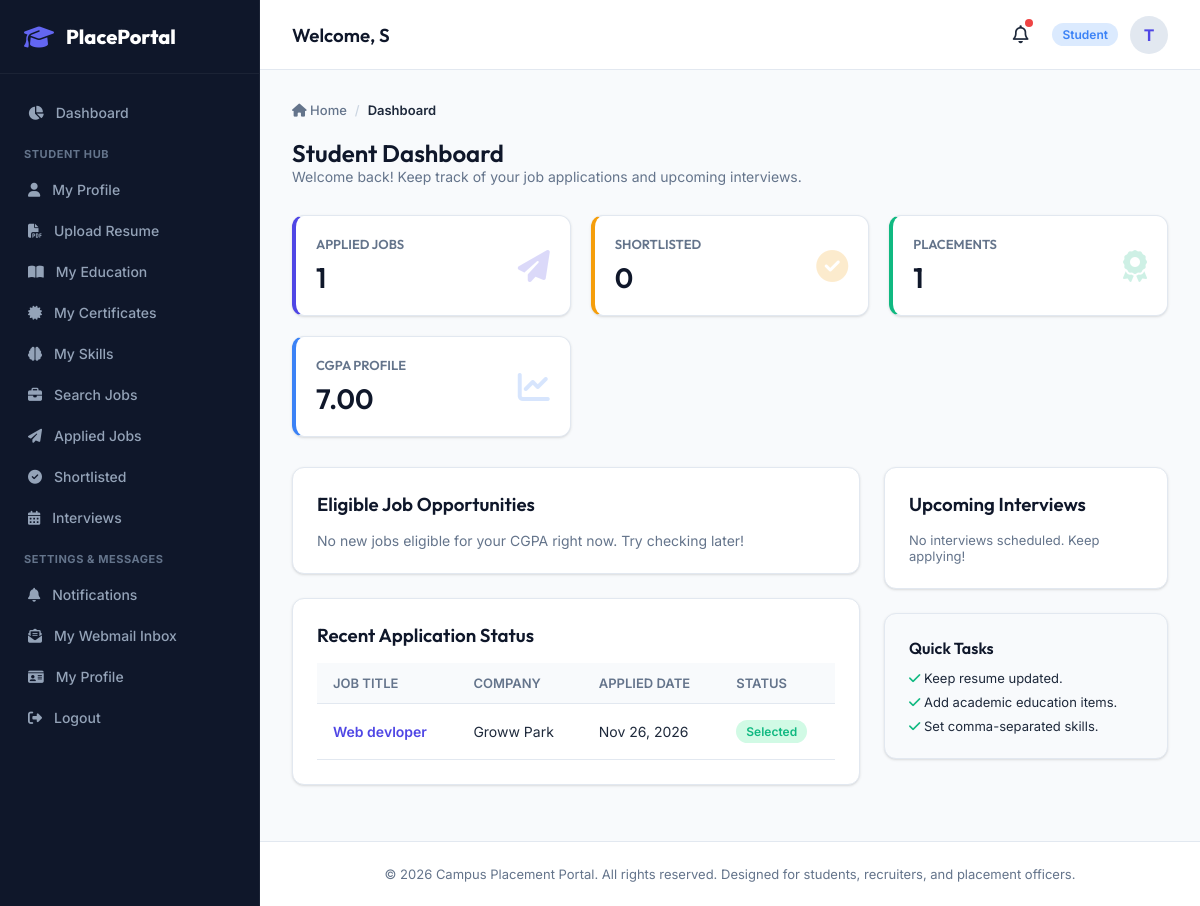
Page /dashboard/ (signed in) on the earlier database version.
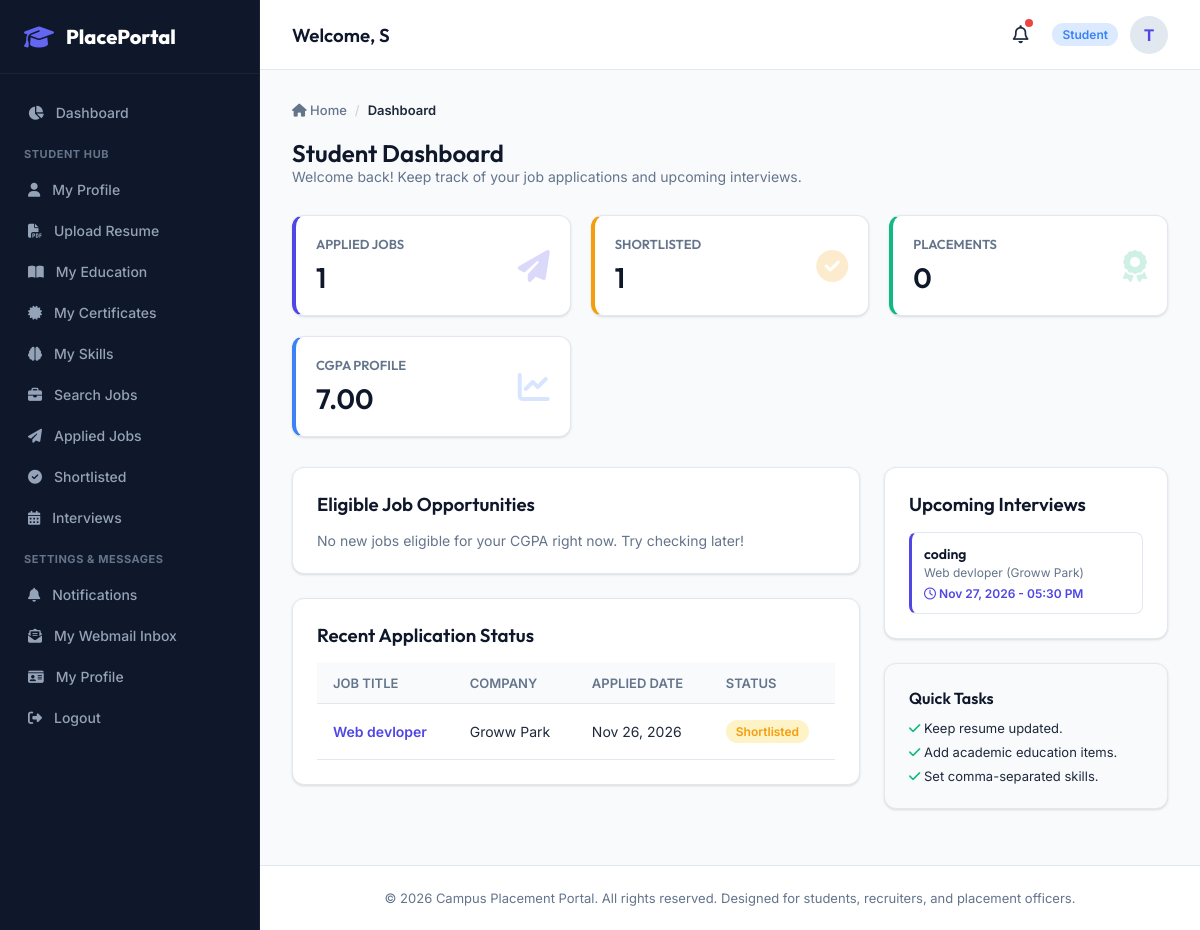
Same page on the later database version.
### apps/applications/models.py (models this page shows, shortened)
class Application(models.Model):
    STATUS_CHOICES = (
        ('applied', 'Applied'),
        ('shortlisted', 'Shortlisted'),
        ('rejected', 'Rejected'),
        ('selected', 'Selected'),
    )
    job = models.ForeignKey(Job, on_delete=models.CASCADE, related_name='applications')
    student = models.ForeignKey(StudentProfile, on_delete=models.CASCADE, related_name='applications')
    applied_at = models.DateTimeField(auto_now_add=True)
    resume = models.FileField(upload_to='application_resumes/', blank=True, null=True)
    status = models.CharField(max_length=20, choices=STATUS_CHOICES, default='applied')
    cover_letter = models.TextField(blank=True)
    feedback = models.TextField(blank=True, help_text="Feedback from the recruiter")
    class Meta:
        unique_together = ('job', 'student')

### apps/jobs/models.py (models this page shows, shortened)
class Job(models.Model):
    JOB_TYPE_CHOICES = (
        ('full_time', 'Full-time'),
        ('internship', 'Internship'),
        ('part_time', 'Part-time'),
    )
    company = models.ForeignKey(CompanyProfile, on_delete=models.CASCADE, related_name='jobs')
    title = models.CharField(max_length=200)
    description = models.TextField()
    requirements = models.TextField(blank=True, help_text="Additional job requirements")
    skills_required = models.TextField(blank=True, help_text="Comma-separated list of required skills")
    location = models.CharField(max_length=150)
    job_type = models.CharField(max_length=20, choices=JOB_TYPE_CHOICES, default='full_time')
    salary_package = models.CharField(max_length=50, help_text="e.g. 12 LPA, 50,000/month")
    eligibility_criteria = models.DecimalField(max_digits=4, decimal_places=2, default=0.00, help_text="Minimum required CGPA")
    application_deadline = models.DateTimeField()
    is_active = models.BooleanField(default=True)
    created_at = models.DateTimeField(auto_now_add=True)

### apps/companies/models.py (models this page shows, shortened)
class CompanyProfile(models.Model):
    user = models.OneToOneField(settings.AUTH_USER_MODEL, on_delete=models.CASCADE, related_name='company_profile')
    name = models.CharField(max_length=200)
    description = models.TextField(blank=True)
    website = models.URLField(blank=True)
    industry = models.CharField(max_length=100)
    logo = models.ImageField(upload_to='company_logos/', blank=True, null=True)
    contact_email = models.EmailField()
    contact_phone = models.CharField(max_length=15, blank=True, null=True)
    address = models.TextField(blank=True)

### apps/interviews/models.py (models this page shows, shortened)
class Interview(models.Model):
    STATUS_CHOICES = (
        ('scheduled', 'Scheduled'),
        ('completed', 'Completed'),
        ('cancelled', 'Cancelled'),
    )
    RESULT_CHOICES = (
        ('pending', 'Pending'),
        ('cleared', 'Cleared'),
        ('rejected', 'Rejected'),
    )
    application = models.ForeignKey(Application, on_delete=models.CASCADE, related_name='interviews')
    interview_date = models.DateTimeField()
    location_or_link = models.CharField(max_length=255, help_text="Online link or physical location")
    round_number = models.IntegerField(default=1)
    round_name = models.CharField(max_length=100, help_text="e.g. Technical Round 1, HR Interview")
    status = models.CharField(max_length=20, choices=STATUS_CHOICES, default='scheduled')
    feedback = models.TextField(blank=True, null=True)
    result = models.CharField(max_length=20, choices=RESULT_CHOICES, default='pending')

### apps/dashboard/views.py (the view)
# urls.py: path('', views.dashboard_home, name='home'),
@login_required
def dashboard_home(request):
    user = request.user
    if user.role == 'student':
        return student_dashboard(request)
    elif user.role == 'company':
        return company_dashboard(request)
    elif user.role in ['officer', 'admin']:
        return admin_dashboard(request)
    return redirect('accounts:login')

### templates/dashboard/student_dashboard.html (shortened to what the changed rows need)
{% extends 'base.html' %}
{% block content %}
<div style="margin-bottom: 30px;">
    <h2>Student Dashboard</h2>
</div>
<div style="display: grid; grid-template-columns: repeat(auto-fit, minmax(220px, 1fr)); gap: 20px; margin-bottom: 30px;">
    <div class="card" style="display: flex; align-items: center; justify-content: space-between; padding: 20px; border-left: 4px solid var(--primary); margin: 0;">
        <div>
            <h2 style="font-size: 28px; margin-top: 8px;">{{ applied_count }}</h2>
        </div>
    </div>
    <div class="card" style="display: flex; align-items: center; justify-content: space-between; padding: 20px; border-left: 4px solid var(--warning); margin: 0;">
        <div>
            <h4 style="color: var(--text-muted); font-size: 13px; text-transform: uppercase;">Shortlisted</h4>
            <h2 style="font-size: 28px; margin-top: 8px;">{{ shortlisted_count }}</h2>
        </div>
    </div>
    <div class="card" style="display: flex; align-items: center; justify-content: space-between; padding: 20px; border-left: 4px solid var(--success); margin: 0;">
        <div>
            <h4 style="color: var(--text-muted); font-size: 13px; text-transform: uppercase;">Placements</h4>
            <h2 style="font-size: 28px; margin-top: 8px;">{{ selected_count }}</h2>
        </div>
    </div>
    <div class="card" style="display: flex; align-items: center; justify-content: space-between; padding: 20px; border-left: 4px solid var(--info); margin: 0;">
        <div>
            <h2 style="font-size: 28px; margin-top: 8px;">{{ student.cgpa }}</h2>
        </div>
    </div>
</div>
<div style="display: grid; grid-template-columns: 2fr 1fr; gap: 24px;">
    <div>
        <div class="card">
            {% if recent_applications %}
                <div class="table-responsive">
                    <table>
                        <thead>
                            <tr>
                                <th>Job Title</th>
                                <th>Company</th>
                                <th>Applied Date</th>
                                <th>Status</th>
                            </tr>
                        </thead>
                        <tbody>
                            {% for app in recent_applications %}
                                <tr>
                                    <td><a href="{% url 'jobs:job_detail' pk=app.job.pk %}" style="font-weight: 600;">{{ app.job.title }}</a></td>
                                    <td>{{ app.job.company.name }}</td>
                                    <td>{{ app.applied_at|date:"M d, Y" }}</td>
                                    <td>
                                        {% if app.status == 'selected' %}
                                            <span class="badge badge-success">Selected</span>
                                        {% elif app.status == 'shortlisted' %}
                                            <span class="badge badge-warning">Shortlisted</span>
                                        {% elif app.status == 'rejected' %}
                                            <span class="badge badge-danger">Rejected</span>
                                        {% else %}
                                            <span class="badge badge-info">Applied</span>
                                        {% endif %}
                                    </td>
                                </tr>
                            {% endfor %}
                        </tbody>
                    </table>
                </div>
            {% else %}
                <p style="color: var(--text-muted); font-size: 14px;">You haven't submitted any job applications yet.</p>
            {% endif %}
        </div>
    </div>
    <div>
        <div class="card">
            <h3 style="margin-bottom: 16px;">Upcoming Interviews</h3>
            {% if upcoming_interviews %}
                <div style="display: flex; flex-direction: column; gap: 14px;">
                    {% for interview in upcoming_interviews %}
                        <div style="padding: 12px; border: 1px solid var(--border-color); border-radius: var(--radius-sm); border-left: 3px solid var(--primary);">
                            <h5 style="font-size: 14px;">{{ interview.round_name }}</h5>
                            <p style="font-size: 12px; color: var(--text-muted); margin-top: 2px;">{{ interview.application.job.title }} ({{ interview.application.job.company.name }})</p>
                            <p style="font-size: 12px; font-weight: 600; margin-top: 6px; color: var(--primary);"><i class="fa-regular fa-clock"></i> {{ interview.interview_date|date:"M d, Y - h:i A" }}</p>
                        </div>
                    {% endfor %}
                </div>
            {% else %}
                <p style="color: var(--text-muted); font-size: 13px;">No interviews scheduled. Keep applying!</p>
            {% endif %}
        </div>
    </div>
</div>
{% endblock %}

Differences in the rows shown:
changed Application "Web devloper": status "Selected" → "Shortlisted"
added Interview: round_name "coding", application.job "Web devloper", application.job.company.name "Groww Park", interview_date "Nov 27, 2026 - 05:30 PM"
Other differences:
{{ shortlisted_count }}: "0" → "1"
{{ selected_count }}: "1" → "0"
text no longer shown: "No interviews scheduled. Keep applying!"
